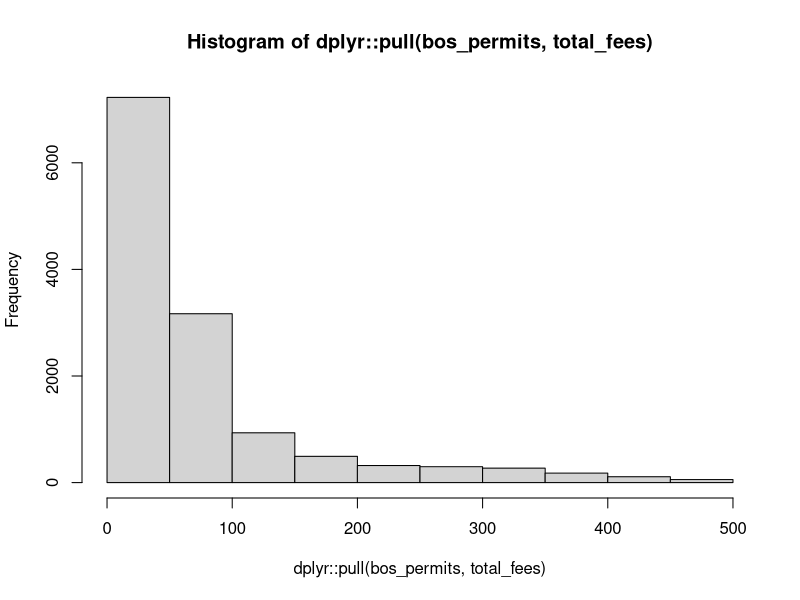
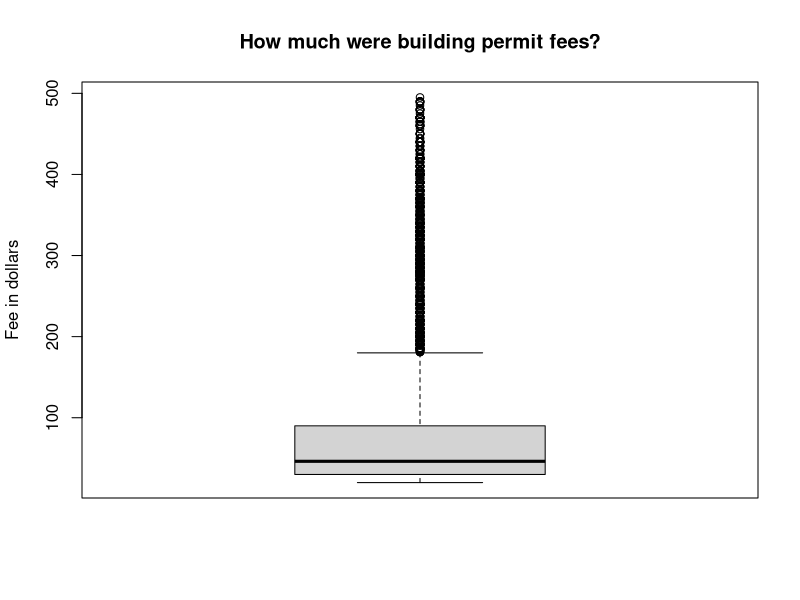
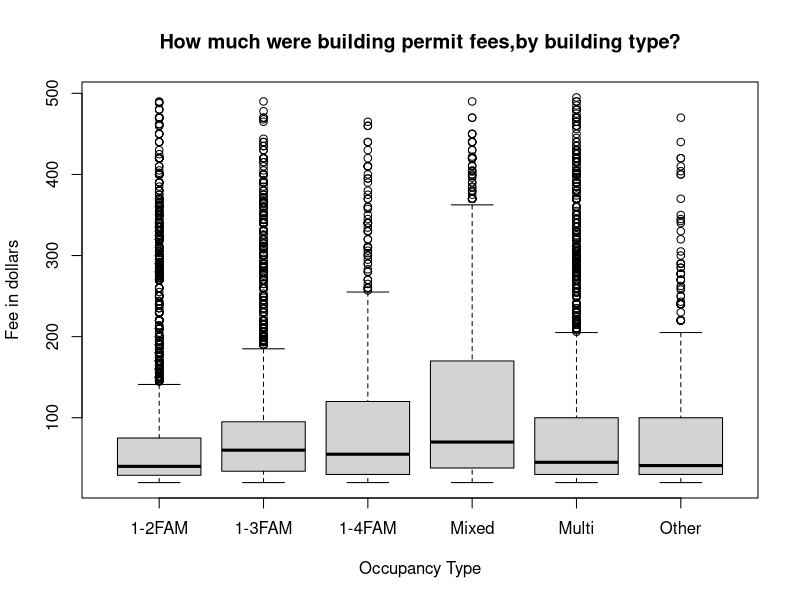

Reproduce these figures in R, in order.
## ---- chunk 1
knitr::opts_chunk$set(
  echo = TRUE,
  cache = TRUE,
  hold=TRUE,
  warning = FALSE,
  message = FALSE,
  size = 'huge'
  )
## ---- chunk 2
library(tidyverse)
bos_permits<-read_csv("boston_permits_recitation03.csv")
## ---- chunk 3
unique(bos_permits$occupancytype)
unique(bos_permits$description)
## ---- chunk 4
library(xtable)
xtabs(~occupancytype,data=bos_permits)
## ---- chunk 5
xtabs(~description+occupancytype,bos_permits)
## ---- chunk 6

bos_permits |>
  dplyr::pull(total_fees) |>
  hist(breaks = 10)

## ---- chunk 7
summary(bos_permits$total_fees)
## ---- chunk 8
bos_permits |>
  dplyr::pull(total_fees) |>
  mean(na.rm=TRUE) 
## ---- chunk 9
mean(bos_permits$total_fees, na.rm=TRUE)

median(bos_permits$total_fees, na.rm=TRUE)
## ---- chunk 10
quantile(bos_permits$total_fees,probs=c(.2,.4,.6,.8))
## ---- chunk 11
quantile(bos_permits$total_fees,probs=seq(.2,.8,by=.2))
## ---- chunk 12
boxplot(bos_permits$total_fees,
        main = "How much were building permit fees?",
        ylab = "Fee in dollars")
## ---- chunk 13
boxplot(bos_permits$total_fees~bos_permits$occupancytype,
        main = "How much were building permit fees,by building type?",
        xlab = "Occupancy Type",
        ylab = "Fee in dollars")
